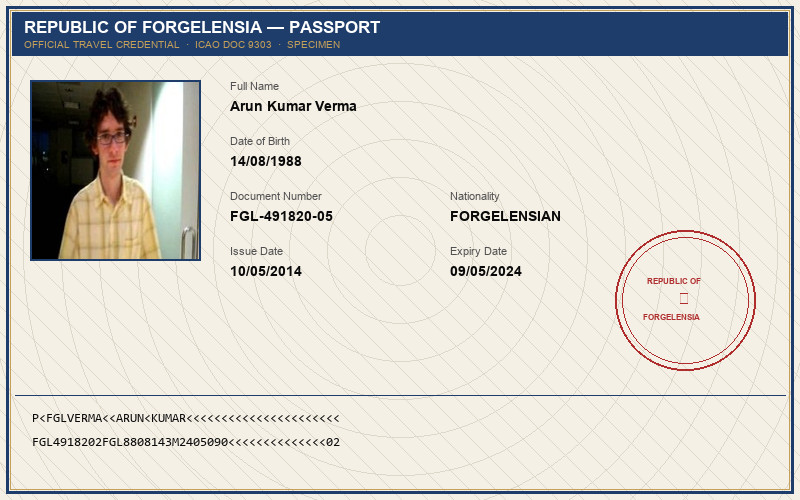
#> input picture original image/passport_01_original.jpg, 800 x 500 px; its folder holds only this picture in this run
$ python verify_pairs.py   (older library calls are emulated)
#> lines starting #> are read from the running program, lines starting #| are printed output that depends on the picture
### src/forensic_report.py
"""
ForgeLens-X — Milestone 5: Unified Forensic Report Engine
=========================================================
Integrates Milestone 1 (ELA & Copy-Move physical tamper detection),
Milestone 2 (Biometric face verification & portrait extraction),
Milestone 3 (Optical character recognition & field localization), and
Milestone 4 (Semantic rules, ICAO Doc 9303 MRZ, EXIF/XMP, & Typography forensics)
into ONE unified, stable, schema-validated forensic evidence contract.

Schema Version: 1.0 (Canonical ForgeLens-X Contract)
"""

import json
import math
import os
import re
import time
from datetime import datetime, timezone
from pathlib import Path
from typing import Any, Dict, List, Optional, Tuple, Union

import cv2
import numpy as np
import yaml

from src.copy_move import detect_copy_move
from src.ela import analyze_ela, compute_baseline
from src.face_verify import verify as verify_document_face
from src.font_forensics import audit_document_font_consistency
from src.identity_screener import extract_face_from_document
from src.metadata_forensics import audit_metadata_provenance, extract_image_metadata
from src.mrz import cross_validate_viz_and_mrz, parse_mrz
from src.ocr import extract_structured_fields
from src.ocr_forensic_bridge import compute_box_intersection_area, correlate_tamper_with_fields
from src.semantic_checks import run_semantic_rule_battery
from src.utils import bbox_from_mask, compute_iou, ensure_dirs, get_reports_dir


def _load_m5_config() -> Dict[str, Any]:
    """Load configuration from configs/m5_config.yaml."""
    cfg_path = os.path.join(os.path.dirname(os.path.dirname(__file__)), "configs", "m5_config.yaml")
    if os.path.exists(cfg_path):
        with open(cfg_path, "r", encoding="utf-8") as f:
            return yaml.safe_load(f) or {}
    return {
        "quality": {
            "min_blur_score": 45.0,
            "medium_blur_score": 80.0,
            "min_width": 600,
            "min_height": 400,
            "min_ocr_confidence": 0.40,
            "high_ocr_confidence": 0.75,
            "min_brightness": 20.0,
            "max_brightness": 245.0,
            "min_contrast": 15.0,
            "max_color_cast": 65.0,
            "min_aspect_ratio": 1.0,
            "max_aspect_ratio": 2.2,
            "enable_quality_gating": True,
        },
        "spatial_correlation": {
            "min_iofa_overlap": 0.22,
            "min_iou_overlap": 0.08,
            "photo_region_bbox": [30, 80, 200, 260],
        },
        "attack_heuristics": {
            "ela_anomaly_energy_threshold": 75.0,
            "copy_move_min_matches": 15,
            "face_mismatch_distance_threshold": 0.40,
            "font_zscore_threshold": 2.50,
        },
    }


_DEFAULT_BASELINE: Optional[Dict[str, Any]] = None


# [18 lines left out: function get_default_baseline, not called in this run]


_PASSPORT_BASELINE = None

# [941 lines left out: functions get_passport_baseline, analyze_document_quality, correlate_suspicious_regions, classify_attack_heuristic, compute_attack_hypotheses_and_severity, extract_m6_feature_vector and 1 more, not called in this run]


def generate_unified_forensic_report(
    image_path: str,
    reference_face_path: Optional[str] = None,
    doc_type: str = "forgelensia",
    baseline: Optional[Dict[str, Any]] = None,
    config: Optional[Dict[str, Any]] = None,
) -> Dict[str, Any]:
    """
    Run complete end-to-end multi-modal forensic screening across M1, M2, M3, M4.

    Produces ONE standardized JSON-serializable forensic report strictly adhering
    to the Milestone 5 Schema 1.0 specification.
    """
#> called with image_path = 'original image/passport_01_original.jpg', doc_type = 'forgelensia'
    if config is None:
        config = _load_m5_config()

    doc_id = os.path.splitext(os.path.basename(image_path))[0]
    img_bgr = cv2.imread(image_path)
#> img_bgr is the input picture: shape (500, 800, 3); mean B, G, R 201.6, 207.6, 209.1
    if img_bgr is None:
        # Return graceful zero-crash error report
        return {
            "schema_version": "1.0",
            "document_id": doc_id,
            "document_type": doc_type,
            "executive_summary": "INSUFFICIENT EVIDENCE: Document image file could not be read or opened.",
            "quality": {
                "blur_score": 0.0,
                "resolution_ok": False,
                "dimensions": [0, 0],
                "aspect_ratio": 0.0,
                "mean_brightness": 0.0,
                "contrast_std": 0.0,
                "color_cast_score": 0.0,
                "ocr_mean_confidence": None,
                "field_completeness_ratio": 0.0,
                "analysis_reliability": "LOW",
                "quality_flags": ["FILE_NOT_FOUND_OR_CORRUPT"],
            },
            "fields": {},
            "semantic_checks": [],
            "tamper_signals": {
                "ela": {"candidate_bbox": [], "confidence": None, "features": {}},
                "copy_move": {"bbox": [], "alt_bbox": [], "num_matches": 0, "confidence": None},
            },
            "face_verification": {"has_face_check": False, "verified": None, "distance": None, "face_area_ratio": 0.0},
            "suspicious_regions": [],
            "attack_type_guess": "none",
            "attack_type_confidence": 0.0,
            "attack_type_basis": ["Document image file could not be read."],
            "secondary_attack_guess": None,
            "secondary_attack_confidence": None,
            "multi_attack_detected": False,
            "attack_hypotheses_ranked": [],
            "fraud_severity": "NONE",
            "risk_score": None,
            "fraud_probability": None,
            "decision": "INSUFFICIENT_EVIDENCE",
            "feature_vector": {},
        }

    # -----------------------------------------------------------------------
    # Step A: Milestone 3 — Structured Field Extraction & MRZ
    # -----------------------------------------------------------------------
    ocr_result = extract_structured_fields(img_bgr)
    raw_fields = ocr_result.get("fields", {})

    # Format fields for clean M5 contract: {name: {value, bbox, confidence}}
    formatted_fields = {}
    for fname, fdata in raw_fields.items():
        if fname.startswith("_") or not isinstance(fdata, dict):
            continue
        formatted_fields[fname] = {
            "value": fdata.get("value"),
            "bbox": [int(x) for x in fdata.get("bbox", [])] if fdata.get("bbox") else None,
            "confidence": round(float(fdata.get("confidence", 0.0)), 3) if fdata.get("confidence") is not None else None,
            "raw_text": fdata.get("raw_text"),
        }

    # Detect document template type
    is_passport = (
        doc_type == "passport"
        or bool(ocr_result.get("mrz_data"))
        or any("PASSPORT" in str(l.get("text", "")).upper() for l in ocr_result.get("ocr_lines", []))
        or any("P<" in str(l.get("text", "")).upper() for l in ocr_result.get("ocr_lines", []))
    )
    if is_passport:
        doc_type = "passport"

    # -----------------------------------------------------------------------
    # Step B: Quality Assessment Layer
    # -----------------------------------------------------------------------
    quality = analyze_document_quality(img_bgr, ocr_fields=formatted_fields, config=config)

    # -----------------------------------------------------------------------
    # Step C: Milestone 1 — Physical Tamper Signals (ELA & Copy-Move)
    # -----------------------------------------------------------------------
    if baseline is None:
        if is_passport:
            baseline = get_passport_baseline()
        elif doc_type in ["forgelensia", "national_id"]:
            baseline = get_default_baseline()
        else:
            baseline = None
    # Retain baseline across resolutions (analyze_ela interpolates baseline maps dynamically)

    ela_energy_th = config.get("attack_heuristics", {}).get("ela_anomaly_energy_threshold", 75.0)
    ela_res = analyze_ela(image_path, baseline=baseline, energy_threshold=ela_energy_th)
    ela_cand = ela_res.get("candidate")
    ela_cand_bbox = [int(x) for x in ela_cand["bbox"]] if ela_cand and ela_cand.get("bbox") else []
    ela_conf = round(float(min(0.98, 0.40 + (ela_cand.get("energy", 0.0) / 200.0) * 0.50)), 2) if ela_cand else None
    ela_features = ela_res.get("features", {})

    copy_move_res = detect_copy_move(image_path)
    cm_detected = copy_move_res.get("detected", False)
    cm_bbox = [int(x) for x in copy_move_res.get("candidate_bbox", [])] if copy_move_res.get("candidate_bbox") else []
    cm_alt_bbox = [int(x) for x in copy_move_res.get("alt_bbox", [])] if copy_move_res.get("alt_bbox") else []
    cm_matches = int(copy_move_res.get("num_matches", 0))
    cm_conf = round(float(copy_move_res.get("confidence", 0.85)), 2) if cm_detected else None

    tamper_signals = {
        "ela": {
            "candidate_bbox": ela_cand_bbox,
            "confidence": ela_conf,
            "features": {
                "mean": round(float(ela_features.get("mean", 0.0)), 2),
                "std": round(float(ela_features.get("std", 0.0)), 2),
                "max": round(float(ela_features.get("max", 0.0)), 2),
                "p95": round(float(ela_features.get("p95", 0.0)), 2),
                "p99": round(float(ela_features.get("p99", 0.0)), 2),
                "high_error_pixel_ratio": round(float(ela_features.get("high_error_pixel_ratio", 0.0)), 4),
                "candidate_energy": round(float(ela_cand.get("energy", 0.0)), 1) if ela_cand else 0.0,
            },
        },
        "copy_move": {
            "bbox": cm_bbox,
            "alt_bbox": cm_alt_bbox,
            "num_matches": cm_matches,
            "confidence": cm_conf,
            "detected": bool(cm_detected),
        },
    }

    # -----------------------------------------------------------------------
    # Step D: Milestone 2 — Biometric Face Verification
    # -----------------------------------------------------------------------
    doc_face_info = extract_face_from_document(image_path)
    has_face_check = bool(reference_face_path and os.path.exists(reference_face_path))

    face_area_ratio = 0.0
    if doc_face_info and doc_face_info.get("bbox"):
        fb = doc_face_info["bbox"]
        fb_area = max(0, (fb[2] - fb[0]) * (fb[3] - fb[1]))
        total_doc_area = max(1, img_bgr.shape[0] * img_bgr.shape[1])
        face_area_ratio = round(float(fb_area / total_doc_area), 4)

    if has_face_check:
        face_audit = verify_document_face(image_path, reference_face_path)
        face_verification = {
            "has_face_check": True,
            "verified": face_audit.get("verified"),
            "distance": face_audit.get("distance"),
            "threshold": face_audit.get("threshold"),
            "similarity_pct": face_audit.get("similarity_pct"),
            "model": face_audit.get("model"),
            "face_detected": bool(doc_face_info is not None),
            "face_bbox": [int(x) for x in doc_face_info.get("bbox", [])] if doc_face_info and doc_face_info.get("bbox") else None,
            "face_area_ratio": face_area_ratio,
            "warnings": face_audit.get("warnings", []),
        }
    else:
        face_verification = {
            "has_face_check": False,
            "verified": None,
            "distance": None,
            "threshold": None,
            "similarity_pct": None,
            "model": None,
            "face_detected": bool(doc_face_info is not None),
            "face_bbox": [int(x) for x in doc_face_info.get("bbox", [])] if doc_face_info and doc_face_info.get("bbox") else None,
            "face_area_ratio": face_area_ratio,
            "warnings": [],
        }

    # -----------------------------------------------------------------------
    # Step E: Milestone 4 — Semantic Rules, MRZ, Typography, & Provenance
    # -----------------------------------------------------------------------
    semantic_battery = run_semantic_rule_battery(formatted_fields, doc_type=doc_type)
    semantic_checks = semantic_battery.get("checks_list", [])

    # MRZ Audit
    mrz_lines = [
        l.get("text", "") for l in ocr_result.get("ocr_lines", [])
        if "P<" in l.get("text", "") or "<<" in l.get("text", "") or len(re.sub(r"[^A-Z0-9<]", "", l.get("text", ""))) >= 28
    ]
    if not mrz_lines:
        mrz_lines = ocr_result.get("mrz_lines", [])
    mrz_data = parse_mrz(mrz_lines) if mrz_lines else ocr_result.get("mrz_data")
    mrz_viz_cross = cross_validate_viz_and_mrz(formatted_fields, mrz_data) if mrz_data else ocr_result.get("mrz_cross_validation")

    # Typography & Font Audit
    font_audit = audit_document_font_consistency(img_bgr, formatted_fields)

    # Metadata & EXIF Audit
    raw_meta = extract_image_metadata(image_path)
    metadata_audit = audit_metadata_provenance(raw_meta)

    # -----------------------------------------------------------------------
    # Step F: Cross-Modal Suspicious Region Correlation
    # -----------------------------------------------------------------------
    suspicious_regions = correlate_suspicious_regions(
        fields=formatted_fields,
        ela_candidate=ela_cand,
        copy_move_res=copy_move_res,
        semantic_audit=semantic_battery,
        font_audit=font_audit,
        face_res=face_verification,
        doc_shape=img_bgr.shape[:2],
        config=config,
        mrz_data=mrz_data,
        mrz_viz_cross=mrz_viz_cross,
        metadata_audit=metadata_audit,
        img_bgr=img_bgr,
    )

    # -----------------------------------------------------------------------
    # Step G: Heuristic Attack Classification & Operational Decision
    # -----------------------------------------------------------------------
    attack_guess, attack_conf, attack_basis, decision = classify_attack_heuristic(
        tamper_signals=tamper_signals,
        semantic_checks=semantic_checks,
        font_audit=font_audit,
        face_verification=face_verification,
        suspicious_regions=suspicious_regions,
        quality=quality,
        metadata_audit=metadata_audit,
        config=config,
    )

    hypo_info = compute_attack_hypotheses_and_severity(
        tamper_signals=tamper_signals,
        semantic_checks=semantic_checks,
        font_audit=font_audit,
        face_verification=face_verification,
        suspicious_regions=suspicious_regions,
        attack_guess=attack_guess,
        attack_conf=attack_conf,
        config=config,
    )

    exec_summary = generate_executive_summary(
        decision=decision,
        attack_guess=attack_guess,
        attack_conf=attack_conf,
        fraud_severity=hypo_info["fraud_severity"],
        quality=quality,
        secondary_attack=hypo_info["secondary_attack_guess"] if hypo_info["multi_attack_detected"] else None,
        suspicious_regions_count=len(suspicious_regions),
    )

    # Assemble Canonical Milestone 5 Unified Report
    report = {
        "schema_version": "1.0",
        "document_id": doc_id,
        "document_type": doc_type,
        "timestamp_utc": datetime.now(timezone.utc).strftime("%Y-%m-%d %H:%M:%S UTC"),
        "executive_summary": exec_summary,
        "quality": quality,
        "fields": formatted_fields,
        "semantic_checks": semantic_checks,
        "tamper_signals": tamper_signals,
        "face_verification": face_verification,
        "suspicious_regions": suspicious_regions,
        "attack_type_guess": attack_guess,
        "attack_type_confidence": attack_conf,
        "attack_type_basis": attack_basis,
        "secondary_attack_guess": hypo_info["secondary_attack_guess"],
        "secondary_attack_confidence": hypo_info["secondary_attack_confidence"],
        "multi_attack_detected": hypo_info["multi_attack_detected"],
        "attack_hypotheses_ranked": hypo_info["attack_hypotheses_ranked"],
        "fraud_severity": hypo_info["fraud_severity"],
        "risk_score": None,          # Reserved for Milestone 6 ML regression
        "fraud_probability": None,   # Reserved for Milestone 6 ML regression
        "decision": decision,
        "font_forensics": {
            "typography_verdict": font_audit.get("typography_verdict"),
            "max_stroke_zscore": font_audit.get("max_stroke_zscore"),
            "anomalous_fields_count": len(font_audit.get("anomalous_fields", [])),
        },
        "metadata_forensics": {
            "provenance_verdict": metadata_audit.get("provenance_verdict"),
            "is_tampered": metadata_audit.get("is_tampered"),
            "software": metadata_audit.get("software"),
            "has_exif": metadata_audit.get("has_exif"),
        },
        "mrz": {
            "format": mrz_data.get("format") if mrz_data else None,
            "status": mrz_data.get("status") if mrz_data else None,
            "verdict": mrz_data.get("verdict") if mrz_data else None,
            "viz_cross": mrz_viz_cross,
        },
    }

    # Step H: Pre-extract turnkey M6 feature vector
    report["feature_vector"] = extract_m6_feature_vector(report)

    # Step I: Milestone 6 — Calibrated Machine Learning Risk Fusion & Decision Policy
    try:
        from src.risk_fusion import predict_document_risk, apply_decision_policy, load_m6_config
        m6_cfg = load_m6_config()
        risk_info = predict_document_risk(report["feature_vector"], config=m6_cfg)
        report["risk_score"] = risk_info.get("risk_score")
        report["fraud_probability"] = risk_info.get("fraud_probability")
        report["risk_tier"] = risk_info.get("risk_tier")
        report["risk_drivers"] = risk_info.get("top_risk_drivers", [])
        report["log_odds_total"] = risk_info.get("log_odds_total", 0.0)
        report["risk_model_status"] = risk_info.get("model_status", "HEURISTIC_PRIOR_MODEL")

        final_decision, risk_tier, policy_basis = apply_decision_policy(
            document_decision=decision,
            fraud_probability=report["fraud_probability"] if report["fraud_probability"] is not None else 0.0,
            face_verification=face_verification,
            quality=quality,
            config=m6_cfg,
        )
        report["decision"] = final_decision
        report["risk_tier"] = risk_tier
        report["decision_policy_basis"] = policy_basis

        # Update executive summary with calibrated risk score & final decision
        report["executive_summary"] = generate_executive_summary(
            decision=final_decision,
            attack_guess=attack_guess,
            attack_conf=attack_conf,
            fraud_severity=hypo_info["fraud_severity"],
            quality=quality,
            secondary_attack=hypo_info["secondary_attack_guess"] if hypo_info["multi_attack_detected"] else None,
            suspicious_regions_count=len(suspicious_regions),
            risk_score=report["risk_score"],
        )
    except Exception as e:
        # Graceful fallback: retain M5 baseline fields without crash
        report["risk_fusion_warning"] = str(e)

    return report


# ---------------------------------------------------------------------------
# 6. JSON Export Helper
# ---------------------------------------------------------------------------

class _NumpySafeEncoder(json.JSONEncoder):
    """Custom JSON encoder converting NumPy types to standard Python primitives."""
    # [68 lines left out: functions default, export_unified_report, validate_report_schema, not called in this run]

### src/ocr.py
"""
ForgeLens-X — Milestone 3: OCR & Structured Field Extraction Module
=====================================================================
Unified interface for optical character recognition on identity documents.
Extracts structured identity fields:
    - name
    - dob (Date of Birth)
    - document_number
    - issue_date
    - expiry_date

Supported Engines:
    - RapidOCR (PaddleOCR PP-OCRv4 ONNX, CPU-optimized, Primary)
    - Pytesseract (Tesseract OCR, Secondary Fallback)
    - Template/Geometry-Guided Fallback (Resilient Native Baseline)

Invariants:
    - Output schema: {"field": ..., "value": ..., "confidence": 0.0-1.0, "bbox": [x1, y1, x2, y2], "status": ...}
    - Low-confidence / unextractable fields return status="UNKNOWN" without crashing.
    - Missing information is not automatically treated as fraud.
"""

import os
import re
import time
from pathlib import Path
from typing import Any, Dict, List, Optional, Tuple, Union

import cv2
import numpy as np
from PIL import Image

# ---------------------------------------------------------------------------
# Global Engine Cache
# ---------------------------------------------------------------------------

_RAPID_OCR_INSTANCE = None
_RAPID_OCR_INITIALIZED = False


def get_ocr_engine():
    """Lazy initialize RapidOCR (PaddleOCR ONNX engine)."""
    global _RAPID_OCR_INSTANCE, _RAPID_OCR_INITIALIZED
    if _RAPID_OCR_INITIALIZED:
        return _RAPID_OCR_INSTANCE

    try:
        from rapidocr_onnxruntime import RapidOCR  # type: ignore
        _RAPID_OCR_INSTANCE = RapidOCR()
        _RAPID_OCR_INITIALIZED = True
    except Exception:
        _RAPID_OCR_INSTANCE = None
        _RAPID_OCR_INITIALIZED = True

    return _RAPID_OCR_INSTANCE


def load_image_for_ocr(image_input: Union[str, np.ndarray, Image.Image]) -> Optional[np.ndarray]:
    """Load image into BGR numpy array for OCR processing."""
    if image_input is None:
        return None

    if isinstance(image_input, str):
        if not os.path.exists(image_input):
            return None
        img = cv2.imread(image_input)
        return img

    if isinstance(image_input, Image.Image):
        rgb = np.array(image_input.convert("RGB"))
        return cv2.cvtColor(rgb, cv2.COLOR_RGB2BGR)

    if isinstance(image_input, np.ndarray):
        if len(image_input.shape) == 2:
            return cv2.cvtColor(image_input, cv2.COLOR_GRAY2BGR)
        return image_input

    return None


def preprocess_for_ocr(img_bgr: np.ndarray) -> np.ndarray:
    """
    Adaptive preprocessing for OCR:
    Enhances contrast using CLAHE on luminance channel while preserving edge detail.
    """
    if img_bgr is None or img_bgr.size == 0:
        return img_bgr

    try:
        lab = cv2.cvtColor(img_bgr, cv2.COLOR_BGR2LAB)
#> lab: shape (500, 800, 3); mean of channels 0, 1, 2 210.6, 128.2, 131
        l, a, b = cv2.split(lab)
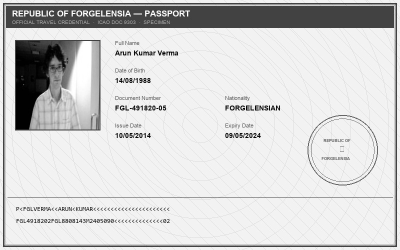
#> l: shape (500, 800) (shown at 1/2 size); min 0, max 255, mean 210.6
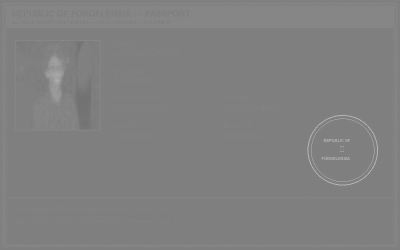
#> a: shape (500, 800) (shown at 1/2 size); min 106, max 192, mean 128.2
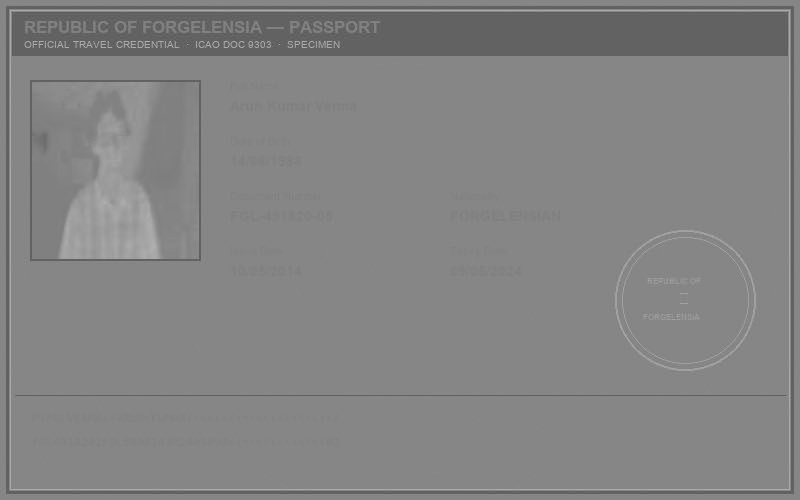
#> b: shape (500, 800); min 80, max 182, mean 131
        clahe = cv2.createCLAHE(clipLimit=2.0, tileGridSize=(8, 8))
        cl = clahe.apply(l)
        limg = cv2.merge((cl, a, b))
#> limg: shape (500, 800, 3); mean of channels 0, 1, 2 199.7, 128.2, 131
#> (the rest of the program and of its run is left out)
